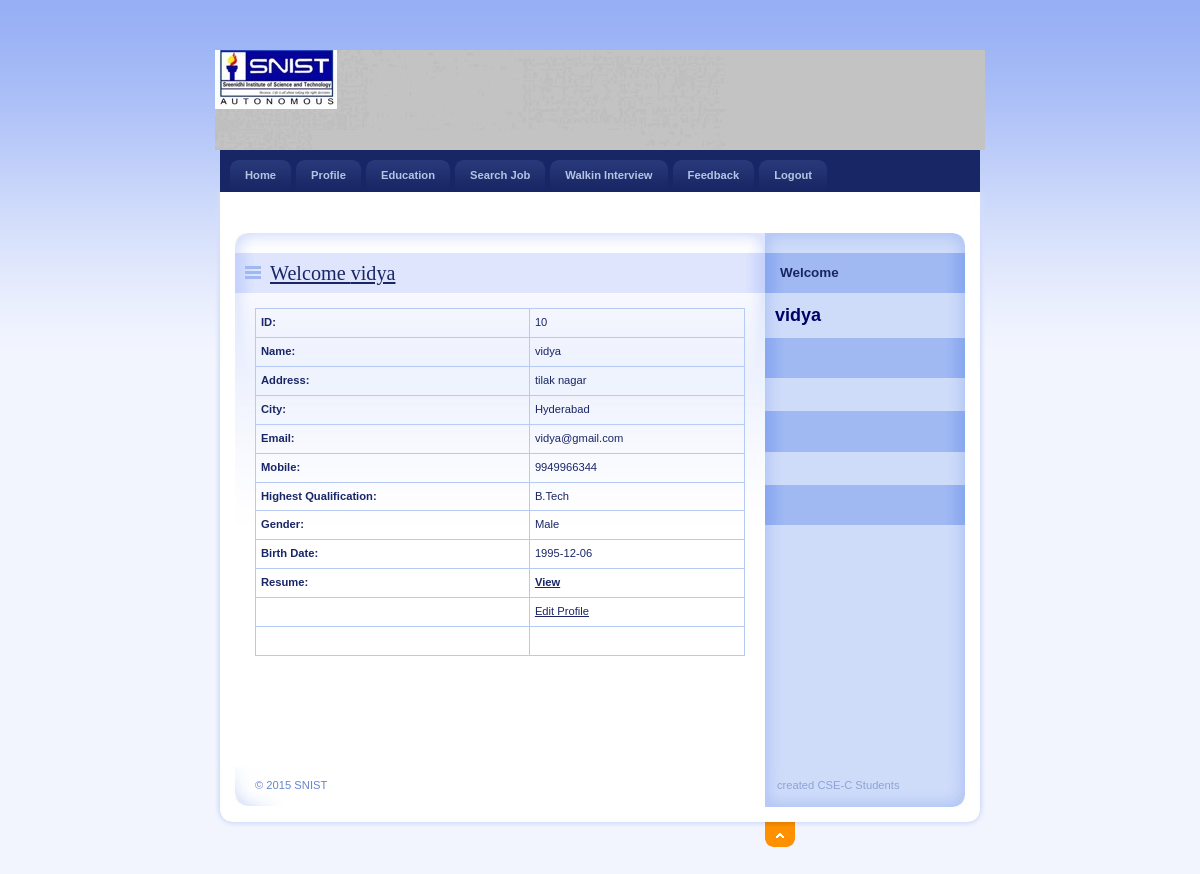
Screenshot of /Student/Profile.php (signed in) with the database file from the repository.
### tables this page shows
CREATE TABLE `student_reg` (
  `StudentId` int(11) NOT NULL,
  `StudentName` varchar(20) NOT NULL,
  `Address` varchar(100) NOT NULL,
  `City` varchar(20) NOT NULL,
  `Email` varchar(40) NOT NULL,
  `Mobile` bigint(20) NOT NULL,
  `Qualification` varchar(20) NOT NULL,
  `Gender` varchar(10) NOT NULL,
  `BirthDate` date NOT NULL,
  `Resume` varchar(200) NOT NULL,
  `Status` varchar(10) NOT NULL,
  `UserName` varchar(20) NOT NULL,
  `Password` varchar(20) NOT NULL,
  `Question` varchar(100) NOT NULL,
  `Answer` varchar(50) NOT NULL
);

### Student/Profile.php (the view, shortened to what this page needs)
<!DOCTYPE html PUBLIC "-//W3C//DTD XHTML 1.0 Strict//EN" "http://www.w3.org/TR/xhtml1/DTD/xhtml1-strict.dtd">
<html xmlns="http://www.w3.org/1999/xhtml" xml:lang="cs" lang="cs">
<head>
    <link rel="stylesheet" media="screen,projection" type="text/css" href="./css/main.css" />
    <link rel="stylesheet" media="print" type="text/css" href="./css/print.css" />
    <link rel="stylesheet" media="aural" type="text/css" href="./css/aural.css" />
</head>
<body id="www-url-cz">
<div id="main" class="box">
<?php
include "Header.php"
?>
<?php
include "menu.php"
?>
    <div id="page" class="box">
    <div id="page-in" class="box">
        <div id="strip" class="box noprint">
            <p id="breadcrumbs">&nbsp;</p>
        </div>
        <div id="content">
            <div class="article">
                <h2><span><a href="#">Welcome <?php echo $_SESSION['Name'];?></a></span></h2>
<?php
$ID=$_SESSION['ID'];
$con = mysql_connect("localhost","root");
$sql = "select * from student_reg where StudentId='".$ID."'  ";
$result = mysql_query($sql,$con);
$row = mysql_fetch_array($result)
?>
                <table width="100%" border="1" cellspacing="2" cellpadding="2">
				  <tr>
                    <td><strong>ID:</strong></td>
                    <td><?php echo $row['StudentId'];?></td>
                  </tr><tr>
                    <td><strong>Name:</strong></td>
                    <td><?php echo $row['StudentName'];?></td>
                  </tr>
                  <tr>
                    <td><strong>Address:</strong></td>
                    <td><?php echo $row['Address'];?></td>
                  </tr>
                  <tr>
                    <td><strong>City:</strong></td>
                    <td><?php echo $row['City'];?></td>
                  </tr>
                  <tr>
                    <td><strong>Email:</strong></td>
                    <td><?php echo $row['Email'];?></td>
                  </tr>
                  <tr>
                    <td><strong>Mobile:</strong></td>
                    <td><?php echo $row['Mobile'];?></td>
                  </tr>
                  <tr>
                    <td><strong>Highest Qualification:</strong></td>
                    <td><?php echo $row['Qualification'];?></td>
                  </tr>
                  <tr>
                    <td><strong>Gender:</strong></td>
                    <td><?php echo $row['Gender'];?></td>
                  </tr>
                  <tr>
                    <td><strong>Birth Date:</strong></td>
                    <td><?php echo $row['BirthDate'];?></td>
                  </tr>
                  <tr>
                    <td><strong>Resume:</strong></td>
                    <td><a href="../upload/<?php echo $row['Resume'];?>" target="_blank"><strong>View</strong></a></td>
                  </tr>
				  <tr>
                    <td>&nbsp;</td>
                    <td><a href="EditProfile.php?StudentId=<?php echo $row['StudentId']; ?>">Edit Profile</a></td>
                  </tr>
                  <tr>
                    <td>&nbsp;</td>
                    <td>&nbsp;</td>
                  </tr>
                </table>
              <p>&nbsp;</p>
                <p class="btn-more box noprint">&nbsp;</p>
          </div>
        </div>
<?php
include "right.php"
?>
    </div>
    </div>
<?php
include "footer.php"
?>
</div>
</body>
</html>

### Student/css/main.css (style rules this page uses)
* { min-height:1px; }
body { border:0; margin:0; padding:0; background:#F2F5FE url("../design/bg.gif") 0 0 repeat-x; font:70%/160% "verdana",sans-serif; color:#192666; _text-align:center; }
a { color:#192666; }
p { border:0; margin:15px 0; padding:0; }
div { display:block; border:0; margin:0; padding:0; }
h1, h2, h3, h4, h5 { border:0; margin:15px 0 10px 0; padding:0; font-weight:bold; }
h2 { font-size:180%; line-height:100%; font-family:"georgia",serif; font-weight:normal; }
table { display:table; border-collapse:collapse; margin:15px 0; padding:0; border:1px solid #B7CAF6; font-size:100%; }
tr { display:table-row; }
th, td { display: table-cell; border:1px solid #B7CAF6; margin:0; padding:5px; vertical-align:top; text-align:left; }
a, img, span { border:0; margin:0; padding:0; }
strong, .strong { font-weight:bold; }
.box { min-height:1px; _height:1px; }
.box:after { content:"."; display:block; line-height:0px; font-size:0px; visibility:hidden; clear:both; }
#main { width:770px; margin:50px auto 0 auto; _text-align:left; }
#page { width:770px; min-height:1px; background:#FFF url("../design/bg_page.gif") 0 0 repeat-y; _height:1px; }
#page-in { min-height:1px; padding:10px 0; background:url("../design/bg_page_in.jpg") 0 0 no-repeat; _height:1px; }
#strip { position:relative; clear:both; padding:3px 20px 10px 20px; color:#6182D1; }
#strip p { margin:0; }
#strip #breadcrumbs { width:520px; margin:0; padding:0; }
#content { float:left; width:530px; _width:550px; margin:0; padding:0 0 0 20px; }
#content .article { clear:both; margin:0; padding:20px; background:url("../design/content_article_bg.jpg") 0 0 no-repeat; }
#content .article h2 { margin:0 -20px; padding:10px; background:#DEE5FD url("../design/content_title_bg.gif") 0 0 repeat-y; color:#192666; }
#content .article h2 span { background:url("../design/ico_list.gif") 0 50% no-repeat; padding-left:25px; }
#content .article p { text-align:justify; }
#content .btn-more { margin:0 0 15px 0; padding:0; border:0; position:relative; }

### Student/css/print.css (style rules this page uses)
body { border:0; margin:0; padding:0; font-size:12pt }
a { color:#000; text-decoration:none; }
h1, h2, h3 { page-break-after:avoid; page-break-inside:avoid; }
table { border-collapse: collapse; border-width:1px; border-style:solid; }
th, td { display:table-cell; border-width:1px; border-style:solid; }
.noprint { display:none; }

### Student/css/aural.css (style rules this page uses)
body { voice-family:paul,male; volume:loud; speech-rate:slow; richness:90; stress:20; }
h1, h2, h3, h4, h5 { cue-before:url("ping.au"); }
p, table { pause:50ms; }
strong { pitch:medium; pitch-range:60; stress:90; richness:90; }

### rows the page displays
student_reg: StudentId "10", StudentName "vidya", Address "tilak nagar", City "Hyderabad", Email "vidya@gmail.com", Mobile "9949966344", Qualification "B.Tech", Gender "Male", BirthDate "1995-12-06"

### other values shown
$_SESSION['Name'] "vidya"
